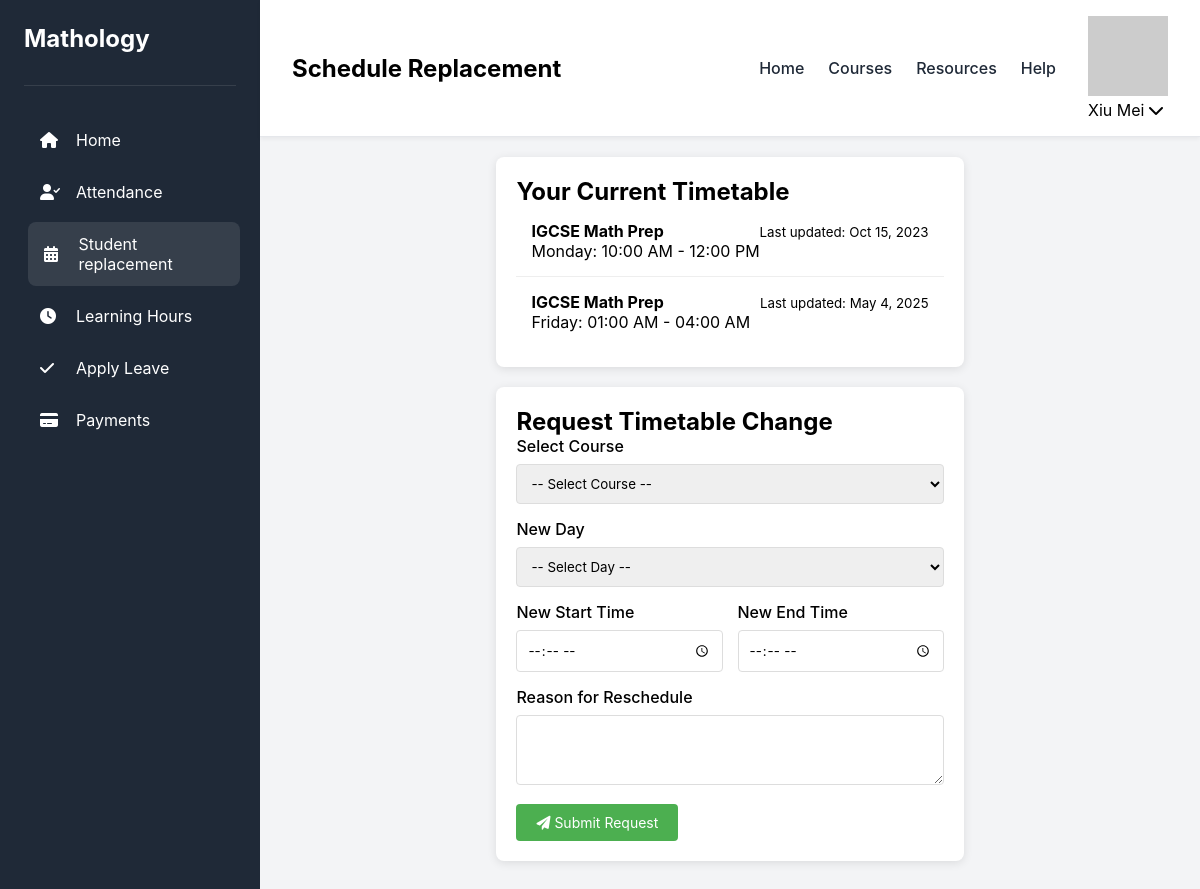
/Pages/client/student_reschedule.php, run on an earlier commit of the app's database.
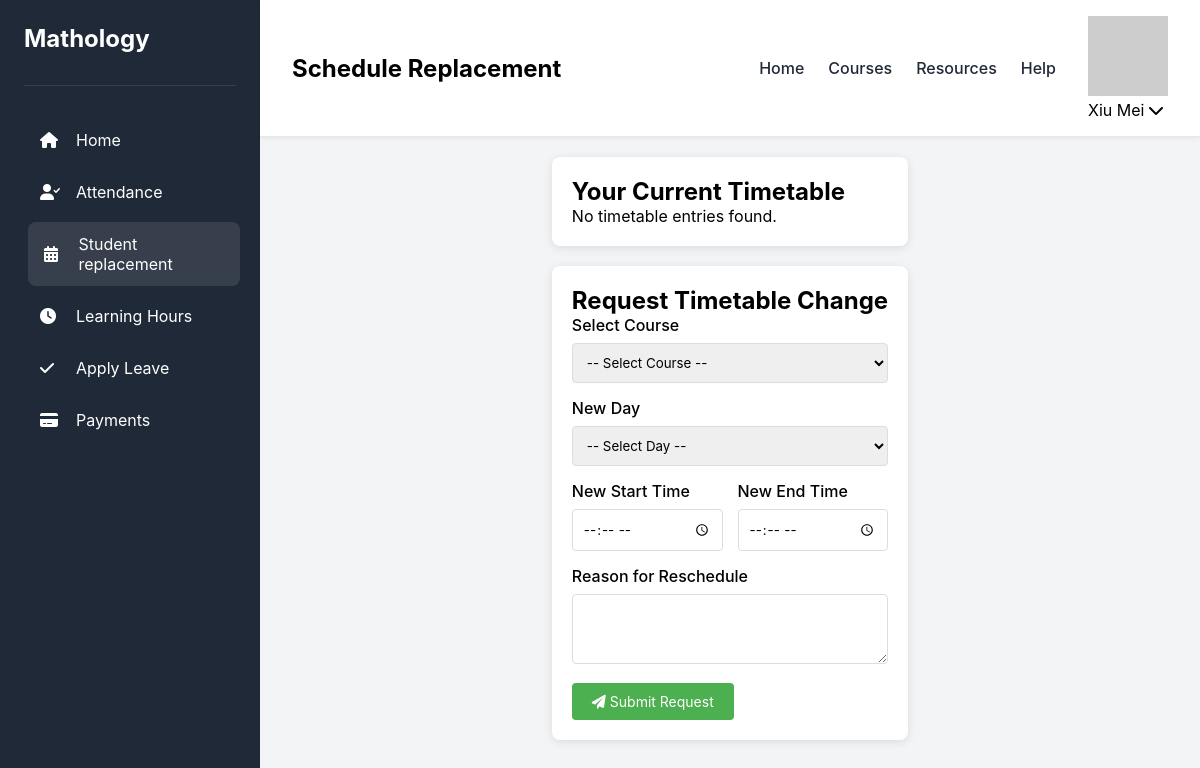
And on a later commit of the database.
### tables this page shows
CREATE TABLE `students` (
  `student_id` int(11) NOT NULL,
  `Last_Name` varchar(50) DEFAULT NULL,
  `First_Name` varchar(50) DEFAULT NULL,
  `Gender` tinyint(1) DEFAULT NULL,
  `DOB` date DEFAULT NULL,
  `School_Syllabus` text DEFAULT NULL,
  `School_Intake` tinyint(1) DEFAULT NULL,
  `Current_School_Grade` text DEFAULT NULL,
  `School` varchar(100) DEFAULT NULL,
  `Mathology_Level` text DEFAULT NULL,
  `enrollment_date` date DEFAULT NULL,
  `status` enum('active','inactive','graduated') DEFAULT 'active'
);

CREATE TABLE `student_timetable` (
  `id` int(11) NOT NULL,
  `course` varchar(100) NOT NULL,
  `day` varchar(10) NOT NULL,
  `start_time` time NOT NULL,
  `end_time` time NOT NULL,
  `approved_at` timestamp NOT NULL DEFAULT current_timestamp(),
  `status` enum('active','cancelled') DEFAULT 'active',
  `student_course_id` int(11) NOT NULL
);

CREATE TABLE `courses` (
  `course_id` int(11) NOT NULL,
  `course_name` varchar(100) NOT NULL,
  `description` text DEFAULT NULL,
  `level` varchar(50) DEFAULT NULL,
  `created_at` timestamp NOT NULL DEFAULT current_timestamp()
);

### Pages/client/student_reschedule.php (the view, shortened to what this page needs)
<?php
require_once '../setting.php';
$student_id = isset($_GET['student']) ? (int)$_GET['student'] : 4;
$student = $conn->query("SELECT * FROM Students WHERE student_id = $student_id")->fetch_assoc();
$current_timetable = $conn->query("
    SELECT t.*, c.course_name
    FROM student_timetable t
    JOIN student_courses sc ON t.student_course_id = sc.student_course_id
    JOIN courses c ON sc.course_id = c.course_id
    WHERE sc.student_id = $student_id
    ORDER BY FIELD(t.day, 'Monday', 'Tuesday', 'Wednesday', 'Thursday', 'Friday'), t.start_time
");
?>
<!DOCTYPE html>
<html lang="en">
<head>
    <link rel="stylesheet" href="../../styles/common.css">
    <link rel="stylesheet" href="../../styles/attendence.css">
    <link rel="stylesheet" href="https://cdnjs.cloudflare.com/ajax/libs/font-awesome/6.0.0/css/all.min.css">
</head>
<body>
    <div class="dashboard-container">
        <aside class="sidebar">
            <div class="logo-container">
                <h2>Mathology</h2>
            </div>
            <nav class="side-nav">
                <a href="dashboardclient.php" class="nav-item">
                    <i class="fas fa-home"></i>
                    <span>Home</span>
                </a>
                <a href="attendanceclient.php" class="nav-item">
                    <i class="fas fa-user-check"></i>
                    <span>Attendance</span>
                </a>
                <a href="student_reschedule.php" class="nav-item active">
                    <i class="fas fa-calendar-alt"></i>
                    <span>Student replacement</span>
                </a>
                <a href="learninghours.php" class="nav-item">
                    <i class="fas fa-clock"></i>
                    <span>Learning Hours</span>
                </a>
                <a href="leave.php" class="nav-item">
                    <i class="fas fa-check"></i>
                    <span>Apply Leave</span>
                </a>
                <a href="payment.php" class="nav-item">
                    <i class="fas fa-credit-card"></i>
                    <span>Payments</span>
                </a>
            </nav>
        </aside>
        <main class="main-content">
            <nav class="top-nav">
                <div class="nav-left">
                    <h1>Schedule Replacement</h1>
                </div>
                <div class="nav-right">
                    <div class="nav-links">
                        <a href="dashboard.html" class="nav-link">Home</a>
                        <a href="#" class="nav-link">Courses</a>
                        <a href="#" class="nav-link">Resources</a>
                        <a href="#" class="nav-link">Help</a>
                    </div>
                    <div class="user-profile">
                        <img src="https://ui-avatars.com/api/?name=<?= urlencode($student['First_Name']) ?>" alt="Profile" class="profile-img">
                        <div class="profile-dropdown">
                            <span class="user-name"><?= htmlspecialchars($student['First_Name']) ?></span>
                            <i class="fas fa-chevron-down"></i>
                        </div>
                    </div>
                </div>
            </nav>
            <div class="content-container">
                <div class="current-timetable">
                    <h2>Your Current Timetable</h2>
                    <?php if ($current_timetable->num_rows > 0): ?>
                        <?php while ($entry = $current_timetable->fetch_assoc()): ?>
                            <div class="timetable-entry">
                                <div>
                                    <strong><?= htmlspecialchars($entry['course_name']) ?></strong>
                                    <p><?= htmlspecialchars($entry['day']) ?>:
                                    <?= date('h:i A', strtotime($entry['start_time'])) ?> - <?= date('h:i A', strtotime($entry['end_time'])) ?></p>
                                </div>
                                <div>
                                    <small>Last updated: <?= date('M j, Y', strtotime($entry['approved_at'])) ?></small>
                                </div>
                            </div>
                        <?php endwhile; ?>
                    <?php else: ?>
                        <p>No timetable entries found.</p>
                    <?php endif; ?>
                </div>
                <div class="request-form">
                    <h2>Request Timetable Change</h2>
                    <form method="POST" action="student_reschedule.php">
                        <div class="form-group">
                            <label for="course_id">Select Course</label>
                            <select name="course_id" id="course_id" class="form-control" required>
                                <option value="">-- Select Course --</option>
                            </select>
                        </div>
                        <div class="form-group">
                            <label for="new_day">New Day</label>
                            <select name="new_day" id="new_day" class="form-control" required>
                                <option value="">-- Select Day --</option>
                            </select>
                        </div>
                        <div class="time-inputs">
                            <div class="form-group">
                                <label for="new_start_time">New Start Time</label>
                                <input type="time" name="new_start_time" id="new_start_time" class="form-control" required>
                            </div>
                            <div class="form-group">
                                <label for="new_end_time">New End Time</label>
                                <input type="time" name="new_end_time" id="new_end_time" class="form-control" required>
                            </div>
                        </div>
                        <div class="form-group">
                            <label for="reason">Reason for Reschedule</label>
                            <textarea name="reason" id="reason" class="form-control" rows="3"></textarea>
                        </div>
                        <button type="submit" name="request_reschedule" class="btn btn-primary">
                            <i class="fas fa-paper-plane"></i> Submit Request
                        </button>
                    </form>
                </div>
            </div>
        </main>
    </div>
</body>
</html>

### Styles/common.css (style rules this page uses)
:root { --primary-color: #4f46e5; --secondary-color: #818cf8; --background-color: #f3f4f6; --sidebar-color: #1f2937; --text-color: #1f2937; --text-light: #6b7280; --border-color: #e5e7eb; --white: #ffffff; --event-color-1: #fef3c7; --event-color-2: #dcfce7; --event-color-3: #dbeafe; --transition-speed: 0.3s; }
* { margin: 0; padding: 0; box-sizing: border-box; font-family: 'Inter', sans-serif; }
.dashboard-container { display: flex; min-height: 100vh; }
.sidebar { width: 260px; background-color: var(--sidebar-color); color: var(--white); padding: 1.5rem; display: flex; flex-direction: column; transition: all var(--transition-speed) ease; box-shadow: 2px 0 8px rgba(0, 0, 0, 0.1); }
.logo-container { display: flex; align-items: center; gap: 1rem; padding-bottom: 2rem; border-bottom: 1px solid rgba(255, 255, 255, 0.1); }
.side-nav { margin-top: 2rem; display: flex; flex-direction: column; gap: 0.5rem; }
.nav-item { display: flex; align-items: center; gap: 1rem; padding: 0.75rem 1rem; color: var(--white); text-decoration: none; border-radius: 0.5rem; transition: all var(--transition-speed) ease; position: relative; overflow: hidden; }
.nav-item:hover, .nav-item.active { background-color: rgba(255, 255, 255, 0.1); transform: translateX(4px); }
.nav-item i { width: 20px; transition: transform var(--transition-speed) ease; }
.main-content { flex: 1; background-color: var(--background-color); display: flex; flex-direction: column; }
.top-nav { background-color: var(--white); padding: 1rem 2rem; display: flex; justify-content: space-between; align-items: center; border-bottom: 1px solid var(--border-color); box-shadow: 0 2px 4px rgba(0, 0, 0, 0.05); }
.nav-left { display: flex; align-items: center; gap: 1rem; }
.nav-right { display: flex; align-items: center; gap: 2rem; }
.nav-links { display: flex; gap: 1.5rem; }
.nav-link { color: var(--text-color); text-decoration: none; font-weight: 500; position: relative; padding: 0.25rem 0; transition: color var(--transition-speed) ease; }
.nav-link::after { content: ''; position: absolute; bottom: 0; left: 0; width: 0; height: 2px; background-color: var(--primary-color); transition: width var(--transition-speed) ease; }
.user-profile { position: relative; }
.user-name { cursor: pointer; }

### Pages/client/student_reschedule.php (style rules this page uses)
.content-container { padding: 20px; max-width: 1200px; margin: 0 auto; }
.current-timetable, .request-form { background: white; border-radius: 8px; padding: 20px; margin-bottom: 20px; box-shadow: 0 2px 10px rgba(0,0,0,0.1); }
.form-group { margin-bottom: 15px; }
.form-group label { display: block; margin-bottom: 8px; font-weight: 500; }
.form-control { width: 100%; padding: 10px; border: 1px solid #ddd; border-radius: 4px; }
select.form-control { height: 40px; }
.btn { padding: 10px 20px; border: none; border-radius: 4px; cursor: pointer; font-size: 14px; }
.btn-primary { background-color: #4CAF50; color: white; }
.time-inputs { display: flex; gap: 15px; }
.time-inputs .form-group { flex: 1; }
.timetable-entry { display: flex; justify-content: space-between; padding: 15px; border-bottom: 1px solid #eee; }
.timetable-entry:last-child { border-bottom: none; }

What changed in the data, as far as the page shows it:
no longer on this page (row edited): student_timetable: courses.course_name "IGCSE Math Prep", day "Monday", start_time "10:00 AM", end_time "12:00 PM", approved_at "Oct 15, 2023"
removed student_timetable: courses.course_name "IGCSE Math Prep", day "Friday", start_time "01:00 AM", end_time "04:00 AM", approved_at "May 4, 2025"
Also different on the page:
text now shown: "No timetable entries found."
